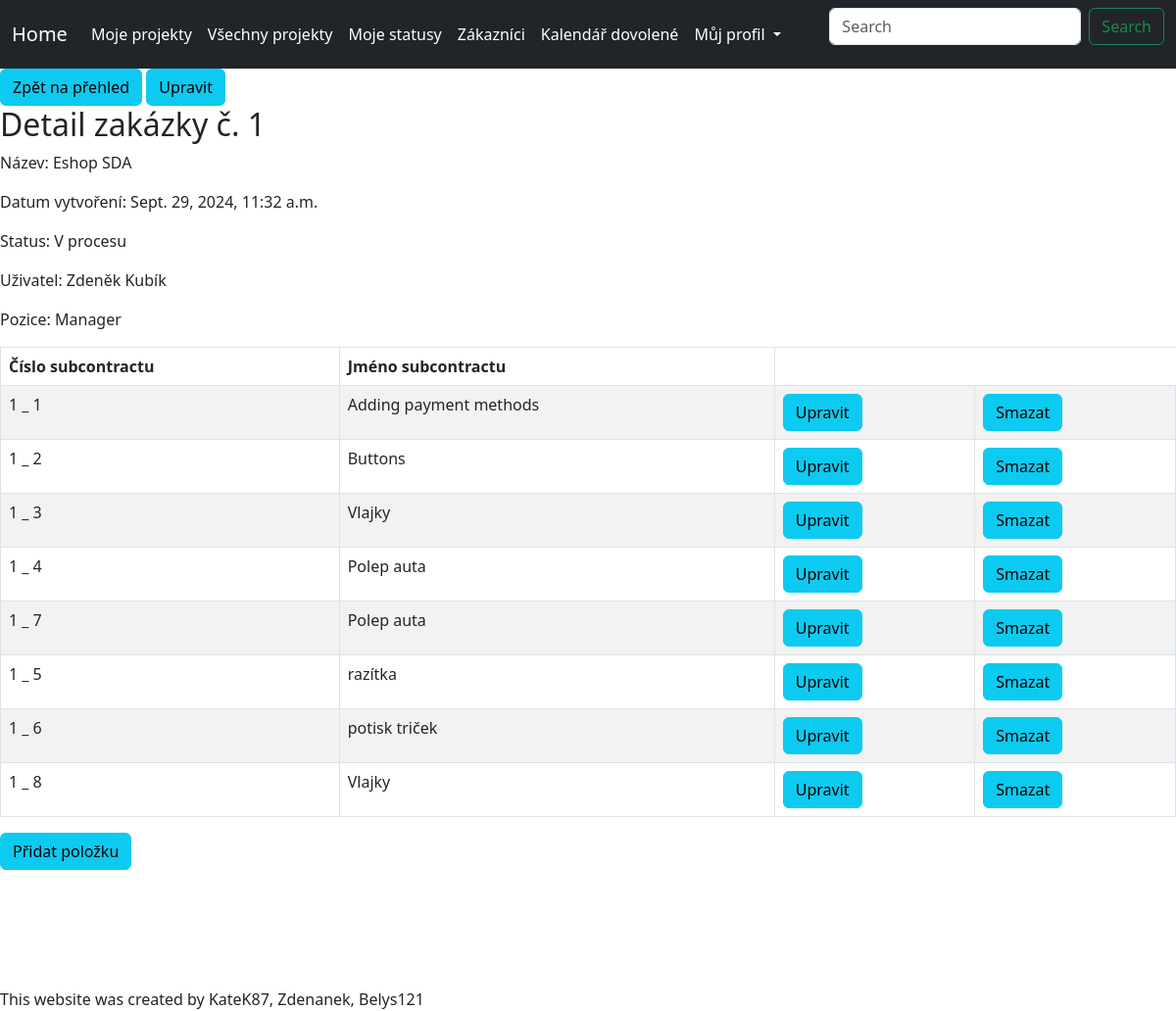
The page /contract/1/ on the database its author committed.
### viewer/models.py (models this page shows, shortened)
class Contract(Model):
    contract_name = CharField(max_length=100)
    created = DateTimeField(auto_now_add=True)
    user = ForeignKey(User, on_delete=DO_NOTHING, default=1)    #TODO nevyplněno? výchozí user?
    customer = ForeignKey(Customer, on_delete=DO_NOTHING, default=1)    #TODO
    status_choices = [("0","V procesu"), ("1","Dokončeno"), ("2","Zrušeno")]
    status = CharField(max_length=64, choices=status_choices, default=status_choices[0])

class UserProfile(models.Model):
    user = models.OneToOneField(User, on_delete=models.CASCADE)
    position = models.ForeignKey(Position, on_delete=models.SET_NULL, null=True, blank=True)

class Position(models.Model):
    name = models.CharField(max_length=50)

class SubContract(Model):
    subcontract_name = CharField(max_length=128)
    created = DateTimeField(auto_now_add=True)
    contract = ForeignKey(Contract, related_name='subcontracts', on_delete=DO_NOTHING)
    subcontract_number = IntegerField(null=True, blank=True, default=1)
    class Meta:
        constraints = [
            UniqueConstraint(fields=["contract", "subcontract_number"], name="unique_subcontract_per_contract")
        ]

### viewer/views.py (the view)
# urls.py: path('contract/<int:contract_id>/', contract_detail, name='detail_contract'),
def contract_detail(request, contract_id):
    contract = get_object_or_404(Contract, id=contract_id)
    return render(request, 'detail_contract.html', {'contract': contract})

### viewer/templates/detail_contract.html (shortened to what this page needs)
{% load static %}
<html {% if LANGUAGE_CODE %}lang="{{ LANGUAGE_CODE }}" {% endif %}>
<head>
    <link rel="stylesheet" href="{% static 'style.css' %}">
    <link href="https://cdn.jsdelivr.net/npm/bootstrap@5.3.0/dist/css/bootstrap.min.css" rel="stylesheet">
</head>
<body>
    <nav class="navbar navbar-expand-lg navbar-dark bg-dark">
        <div class="container-fluid">
            <a class="navbar-brand" href="{% url 'homepage' %}">Home</a>
            <div class="collapse navbar-collapse" id="navbarSupportedContent">
                <ul class="navbar-nav me-auto mb-2 mb-lg-0">
                    <li class="nav-item">
                        <a class="nav-link" href="{% url 'navbar_contracts' %}">Moje projekty</a>
                    </li>
                    <li class="nav-item">
                        <a class="nav-link" href="{% url 'navbar_contracts_all' %}">Všechny projekty</a>
                    </li>
                    <li class="nav-item">
                        <a class="nav-link" href="{% url 'navbar_show_subcontracts' %}">Moje statusy</a>
                    </li>
                    <li class="nav-item">
                        <a class="nav-link" href="{% url 'navbar_customers' %}">Zákazníci</a>
                    </li>
                    <li class="nav-item">
                        <a class="nav-link" href="{% url 'homepage' %}">Kalendář dovolené</a>
                    </li>
                    <li class="nav-item dropdown">
                        <a class="nav-link dropdown-toggle" href="#" role="button" data-bs-toggle="dropdown" aria-expanded="false">
                            Můj profil
                        </a>
                    </li>
                </ul>
                <form class="d-flex" role="search">
                    <input class="form-control me-2" type="search" placeholder="Search" aria-label="Search">
                    <button class="btn btn-outline-success" type="submit">Search</button>
                </form>
                </div>
        </div>
    </nav>
    <a href="{% url 'navbar_contracts_all' %}" class="btn btn-info">Zpět na přehled</a>
    <a href="{% url 'contract_update' contract.pk %}" class="btn btn-info">Upravit</a>
<h2>Detail zakázky č. {{ contract.id }}</h2>
<p>Název: {{ contract.contract_name }}</p>
<p>Datum vytvoření: {{ contract.created }}</p>
<p>Status: {{ contract.get_status_display }}</p>
<p>Uživatel: {{ contract.user.first_name }} {{ contract.user.last_name }}</p>
{% if contract.user.userprofile.position %}
    <p>Pozice: {{ contract.user.userprofile.position.name }}</p>
{% else %}
    <p>Pozice: Žádná pozice</p>
{% endif %}
<table class="table table-striped table-bordered">
        <thead>
            <tr>
                <th>Číslo subcontractu</th>
                <th>Jméno subcontractu</th>
            </tr>
        </thead>
        <tbody>
            {% for subcontract in contract.subcontracts.all %}
            <tr>
                <td>{{ contract.pk }} _ {{subcontract.subcontract_number }}</td>
                <td>{{ subcontract.subcontract_name }}</td>
                <td><a href="{% url 'subcontract_update' subcontract.pk %}" class="btn btn-info">Upravit</a></td>
                <td><a href="{% url 'subcontract_delete' subcontract.pk %}" class="btn btn-info">Smazat</a></td>
            </tr>
            {% endfor %}
        </tbody>
    </table>
   <a href="{% url 'subcontract_create' contract.pk %}" class="btn btn-info"> Přidat položku </a>
    <br><br><br><br><br><br>
    {% block scripts %}
     This website was created by KateK87, Zdenanek, Belys121
    {% endblock %}
</body>
</html>

### viewer/static/style.css (style rules this page uses)
.navbar { background-color: #343a40; }
.navbar-brand, .nav-link { color: #ffffff !important; }

### rows shown on the page
Contract: id "1", contract_name "Eshop SDA", created "Sept. 29, 2024, 11:32 a.m.", status "V procesu", user.first_name "Zdeněk", user.last_name "Kubík", user.userprofile.position.name "Manager", pk "1"
SubContract: subcontract_number "1", subcontract_name "Adding payment methods"
SubContract: subcontract_number "2", subcontract_name "Buttons"
SubContract: subcontract_number "3", subcontract_name "Vlajky"
SubContract: subcontract_number "4", subcontract_name "Polep auta"
SubContract: subcontract_number "7", subcontract_name "Polep auta"
SubContract: subcontract_number "5", subcontract_name "razítka"
SubContract: subcontract_number "6", subcontract_name "potisk triček"
SubContract: subcontract_number "8", subcontract_name "Vlajky"
